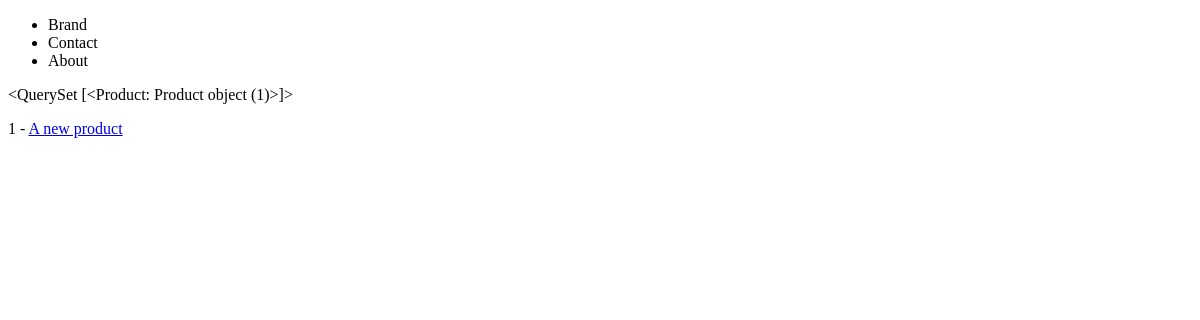
The page /products/list/ on the database as committed earlier.
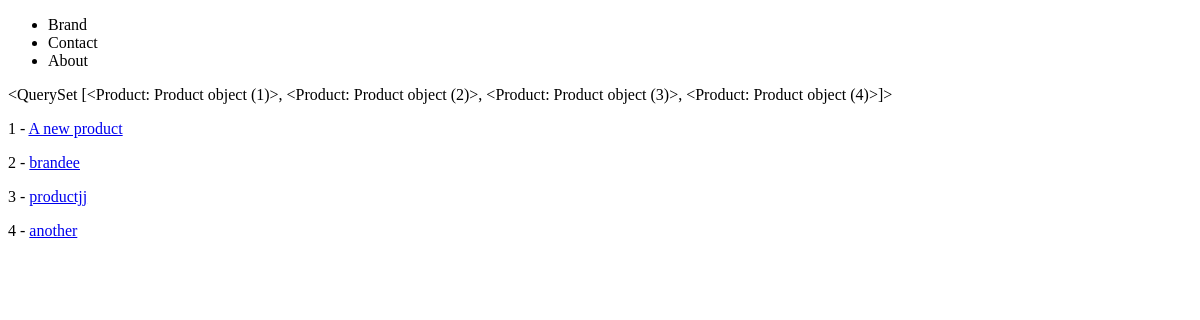
The same page on the database as committed later.
### products/models.py (models this page shows)
class Product(models.Model):
    title       = models.TextField()
    description = models.TextField()
    price       = models.TextField()
    summary     = models.TextField(default = 'hello world')
    def get_absolute_url(self):
        return reverse("products:product-detail", kwargs={"my_id": self.id})   #f"/products/{self.id}/"

### products/views.py (the view)
# urls.py: path('list/', product_list_view, name='product-list'),
def product_list_view(request):
    queryset = Product.objects.all()
    context = {
        "object_list": queryset
    }
    return render(request, "products/product_list.html", context)

### products/templates/products/product_list.html
{% extends 'base.html' %}
{% block content %}
{{ object_list }}
{% for instance in object_list %}
    <p>{{ instance.id }} - <a href='{{ instance.get_absolute_url }}'>{{ instance.title }}</a></p>
{% endfor %}
{% endblock %}

Rows that differ between the two databases and show on the page:
computed for Product "A new product": id "<QuerySet [<Product: Product object (1)>]>" → "<QuerySet [<Product: Product object (1)>, <Product: Product object (2)>, <Product: Product object (3)>, <Product: Product object (4)>]>"
added Product: id "2", title "brandee"
added Product: id "3", title "productjj"
added Product: id "4", title "another"
